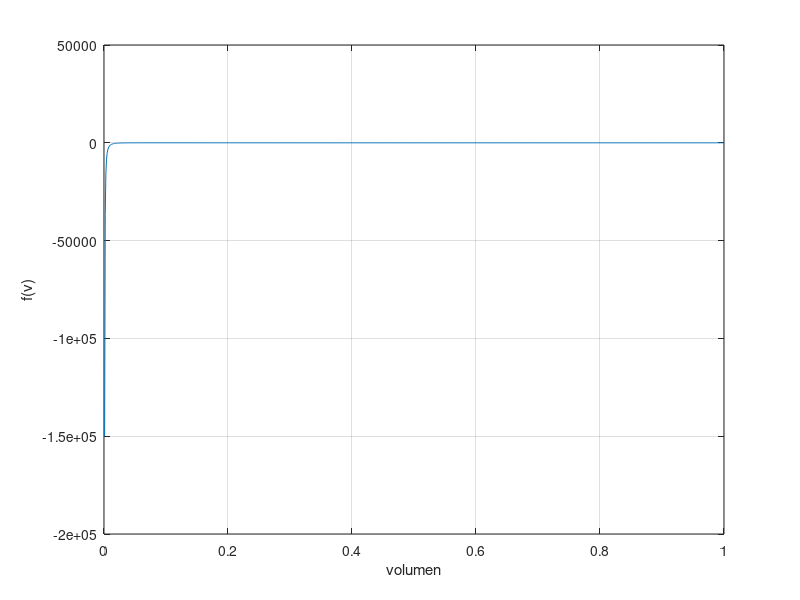

The MATLAB script that drew this image: (Note: this script raises an error after producing the figure.)
clc
clear all;
close all;

f=@(v)(6+(3.599./v.^2)).*(v-0.04267)-0.08205*260
v=0:0.001:1;
plot(v,f(v))
grid on
xlabel('volumen')
ylabel('f(v)')

syms v
f=f(v)
x1=1;
x2=x1-subs(f,x1)/subs(diff(f),x1)
x2=double(x1-subs(f,x1)/subs(diff(f),x1))
errorrelativoporcentual=abs((x2-x1)/x2)*100
errorrelativoporcentual1=abs((x2-x1)/x2)*100
x3=double(x2-subs(f,x2)/subs(diff(f),x2))
errorrelativoporcentual2=abs((x2-x1)/x2)*100
errorrelativoporcentual2=abs((x3-x2)/x3)*100
x4=double(x3-subs(f,x3)/subs(diff(f),x3))
errorrelativoporcentual3=abs((x4-x3)/x4)*100
x5=double(x4-subs(f,x4)/subs(diff(f),x4))
errorrelativoporcentual4=abs((x5-x4)/x5)*100
